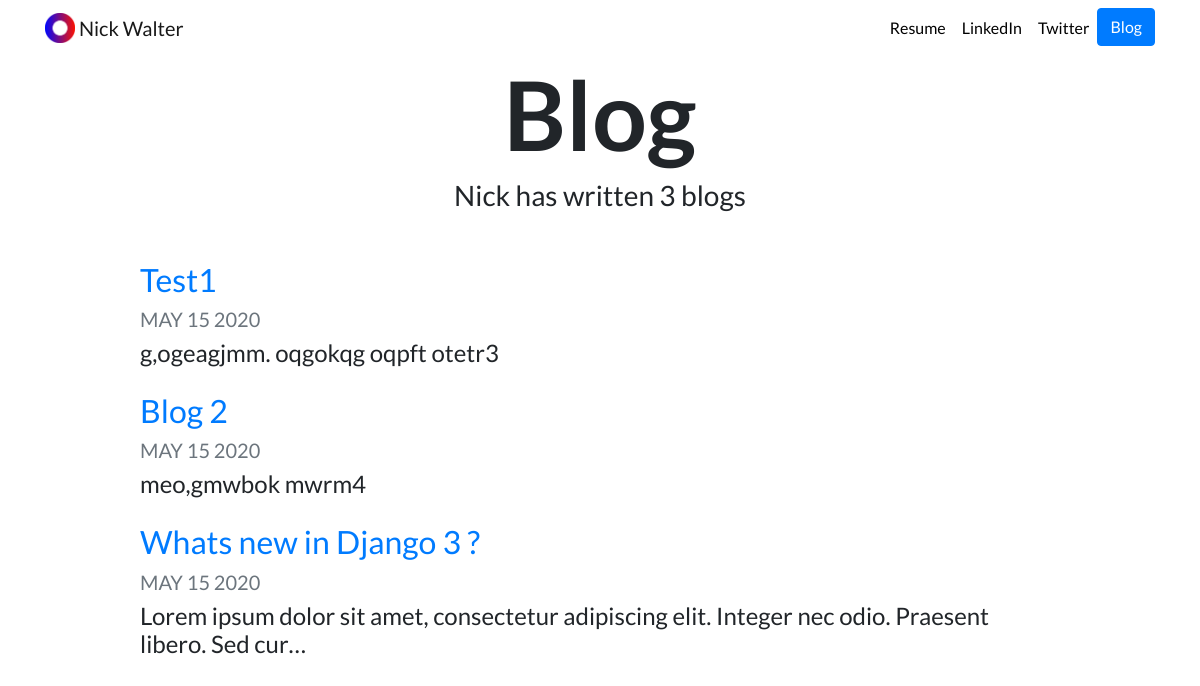
Screenshot of /blog/ with the database file from the repository.
### blog/models.py (models this page shows, shortened)
class Blog(models.Model):
    title = models.CharField(max_length=200)
    description = models.TextField(null=True)
    date = models.DateField()

### blog/views.py (the view)
# urls.py: path('', views.all_blogs, name='all_blogs'),
def all_blogs(request):
    blogs = Blog.objects.all()
    return render(request, 'blog/all_blogs.html', {'blogs': blogs})

### blog/templates/blog/all_blogs.html
{% extends "portfolio/base.html" %}
{% load static %}
{% block content %}
<h1 id="blogtitle" class="font-weight-bold text-center">Blog</h1>
<h3 class="text-center mb-5">Nick has written {{ blogs.count }} blog{{ blogs.count|pluralize }}</h3>
{% for blog in blogs %}
<div class="row justify-content-center my-3">
  <div class="col-md-10">
    <a href="{% url 'blog:detail' blog.id %}">
      <h2>{{ blog.title }}</h2>
    </a>
    <h5 class="text-muted">{{ blog.date|date:'M d Y'|upper }}</h5>
    <h4>{{ blog.description|striptags|truncatechars:100 }}</h4>
  </div>
</div>
{% endfor %}
{% endblock %}

### portfolio/templates/portfolio/base.html (shortened to what this page needs)
{% load static %}
<!doctype html>
<html lang="en">
<head>
  <link rel="stylesheet" href="https://stackpath.bootstrapcdn.com/bootstrap/4.4.1/css/bootstrap.min.css">
  <link rel="stylesheet" href="{% static "portfolio/custom.css" %}">
</head>
<body>
  <nav id="topNav" class="navbar navbar-expand-md navbar-light">
    <div class="container">
      <a class="navbar-brand" href="{% url 'home' %}">
        <img src="{% static "portfolio/Logo.png" %}" width="30" height="30" class="d-inline-block align-top" alt="Nick's Logo">
        <span>Nick Walter</span>
      </a>
      <div class="collapse navbar-collapse text-center" id="navbarNav">
        <ul class="navbar-nav ml-auto">
          <li class="nav-item">
            <a class="nav-link" href="{% static "portfolio/resume.pdf" %}">Resume</a>
          </li>
          <li class="nav-item">
            <a class="nav-link" href="https://www.linkedin.com/in/nick-walter/" target="_blank">LinkedIn</a>
          </li>
          <li class="nav-item">
            <a class="nav-link" href="https://twitter.com/ZappyCode" target="_blank">Twitter</a>
          </li>
          <li>
            <a role="button" href="{% url 'blog:all_blogs' %}" class="btn btn-primary">Blog</a>
          </li>
        </ul>
      </div>
    </div>
  </nav>
  <div class="container">
    {% block content %}{% endblock %}
  </div>
</body>
</html>

### portfolio/static/portfolio/custom.css (style rules this page uses)
.navbar-nav .nav-link { color: rgba(0,0,0,1) !important; }
body { font-family: 'Lato', sans-serif; }
#blogtitle { font-size: 6rem; }

### rows the page displays
Blog: title "Test1", date "MAY 15 2020", description "g,ogeagjmm. oqgokqg oqpft otetr3"
Blog: title "Blog 2", date "MAY 15 2020", description "meo,gmwbok mwrm4"
Blog: title "Whats new in Django 3 ?", date "MAY 15 2020", description "Lorem ipsum dolor sit amet, consectetur adipiscing elit. Integer nec odio. Praesent libero. Sed cur…"

### other values shown
{{ blogs.count }} "3"
